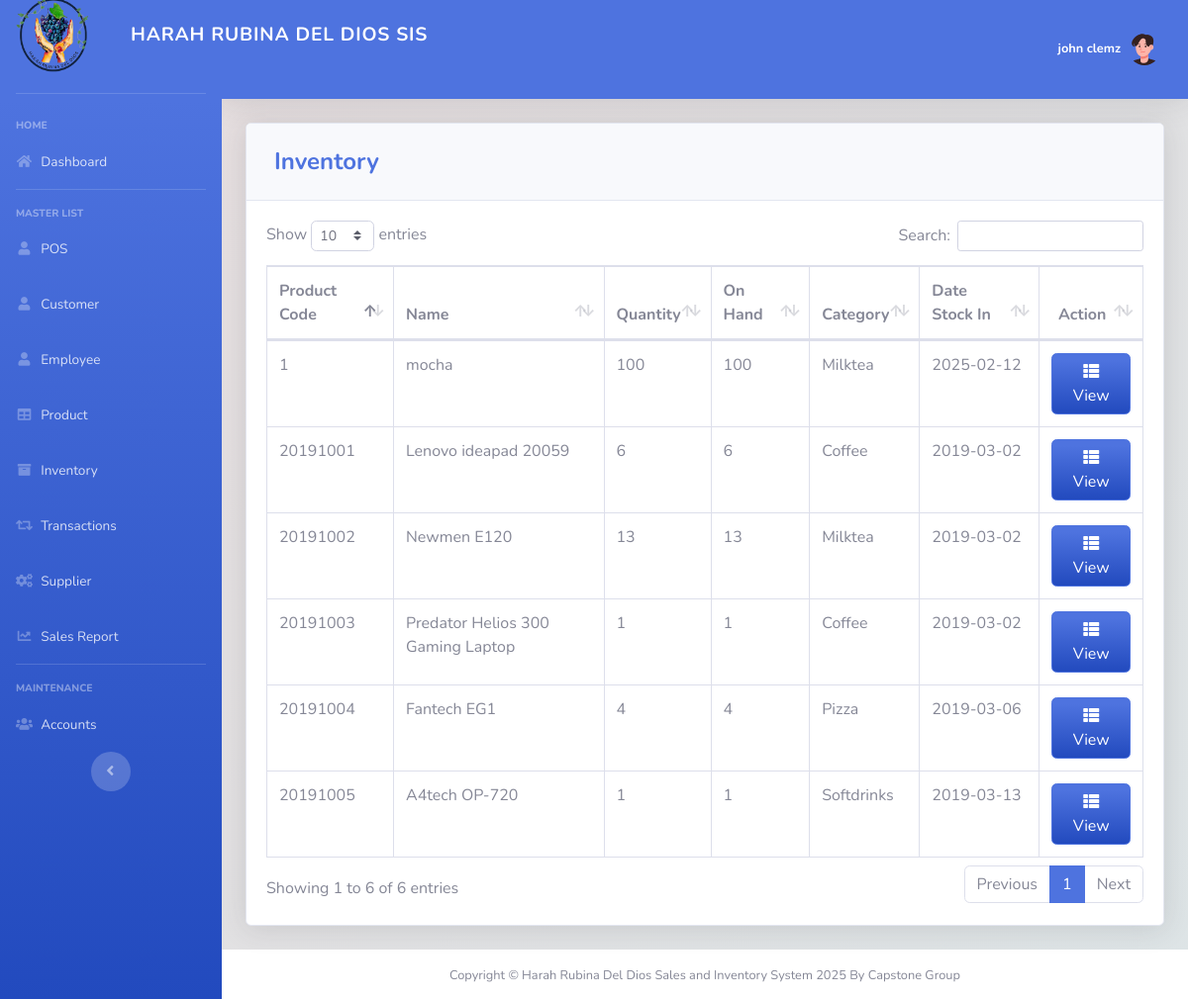
Page /pages/inventory.php (signed in) on the committed database.
### tables this page shows
CREATE TABLE `product` (
  `PRODUCT_ID` int(11) NOT NULL,
  `PRODUCT_CODE` varchar(20) NOT NULL,
  `NAME` varchar(50) DEFAULT NULL,
  `DESCRIPTION` varchar(250) NOT NULL,
  `QTY_STOCK` int(50) DEFAULT NULL,
  `ON_HAND` int(250) NOT NULL,
  `PRICE` int(50) DEFAULT NULL,
  `CATEGORY_ID` int(11) DEFAULT NULL,
  `SUPPLIER_ID` int(11) DEFAULT NULL,
  `DATE_STOCK_IN` varchar(50) NOT NULL
);

CREATE TABLE `category` (
  `CATEGORY_ID` int(11) NOT NULL,
  `CNAME` varchar(50) DEFAULT NULL
);

### pages/inventory.php (the view, shortened to what this page needs)
<?php
include'../includes/connection.php';
include'../includes/sidebar.php';
?>
            <div class="card shadow mb-4">
            <div class="card-header py-3">
              <h4 class="m-2 font-weight-bold text-primary">Inventory</h4>
            </div>
            <div class="card-body">
              <div class="table-responsive">
                <table class="table table-bordered" id="dataTable" width="100%" cellspacing="0">
               <thead>
                   <tr>
                     <th>Product Code</th>
                     <th>Name</th>
                     <th>Quantity</th>
                     <th>On Hand</th>
                     <th>Category</th>
                     <th>Date Stock In</th>
                     <th style="text-align: center;">Action</th>
                   </tr>
               </thead>
          <tbody>
<?php
    $query = 'SELECT PRODUCT_ID, PRODUCT_CODE, NAME, COUNT(`QTY_STOCK`) AS "QTY_STOCK", COUNT(`ON_HAND`) AS "ON_HAND", CNAME, DATE_STOCK_IN FROM product p join category c on p.CATEGORY_ID=c.CATEGORY_ID GROUP BY PRODUCT_CODE';
        $result = mysqli_query($db, $query) or die (mysqli_error($db));
            while ($row = mysqli_fetch_assoc($result)) {
                echo '<tr>';
                echo '<td>'. $row['PRODUCT_CODE'].'</td>';
                echo '<td>'. $row['NAME'].'</td>';
                echo '<td>'. $row['QTY_STOCK'].'</td>';
                echo '<td>'. $row['ON_HAND'].'</td>';
                echo '<td>'. $row['CNAME'].'</td>';
                echo '<td>'. $row['DATE_STOCK_IN'].'</td>';
                      echo '<td align="center">
                              <a type="button" class="btn btn-primary bg-gradient-primary" href="inv_searchfrm.php?action=edit & id='.$row['PRODUCT_CODE'] . '"><i class="fas fa-fw fa-th-list"></i> View</a>
                          </div> </td>';
                        }
?>
                        </div>
<?php
include'../includes/footer.php';
?>

### includes/sidebar.php (shortened to what this page needs)
<!DOCTYPE html>
<html lang="en">
<head>
  <link href="../vendor/fontawesome-free/css/all.min.css" rel="stylesheet" type="text/css">
  <link href="../css/sb-admin-2.min.css" rel="stylesheet">
  <link href="../vendor/datatables/dataTables.bootstrap4.min.css" rel="stylesheet">
</head>
<body id="page-top">
  <div id="wrapper">
    <ul class="navbar-nav bg-gradient-primary sidebar sidebar-dark accordion" id="accordionSidebar" style="width: 100px;">
    <a class="sidebar-brand d-flex align-items-center" href="index.php" style="display: flex; flex-direction: row; gap: 40px;">
    <div class="sidebar-brand-icon">
        <img src="../img/logos.png" alt="Brand Logo" style="width: 76px; height: 76px;">
    </div>
    <div class="sidebar-brand-text" style="display: flex; align-items: center; font-size: larger; font-weight: bold; white-space: nowrap;">
        Harah Rubina Del Dios SIS
    </div>
        </a>
      <br>
    <hr class="sidebar-divider my-0">
      <br>
    <div class="sidebar-heading">
        HOME
    </div>
    <li class="nav-item">
        <a class="nav-link" href="index.php">
            <i class="fas fa-fw fa-home"></i>
            <span>Dashboard</span>
        </a>
    </li>
    <hr class="sidebar-divider">
    <div class="sidebar-heading">
        MASTER LIST
    </div>
            <li class="nav-item">
        <a class="nav-link" href="pos.php">
            <i class="fas fa-fw fa-user"></i>
            <span>POS</span>
        </a>
    </li>
    <li class="nav-item">
        <a class="nav-link" href="customer.php">
            <i class="fas fa-fw fa-user"></i>
            <span>Customer</span>
        </a>
    </li>
    <li class="nav-item">
        <a class="nav-link" href="employee.php">
            <i class="fas fa-fw fa-user"></i>
            <span>Employee</span>
        </a>
    </li>
    <li class="nav-item">
        <a class="nav-link" href="product.php">
            <i class="fas fa-fw fa-table"></i>
            <span>Product</span>
        </a>
    </li>
    <li class="nav-item">
        <a class="nav-link" href="inventory.php">
            <i class="fas fa-fw fa-archive"></i>
            <span>Inventory</span>
        </a>
    </li>
    <li class="nav-item">
        <a class="nav-link" href="transaction.php">
            <i class="fas fa-fw fa-retweet"></i>
            <span>Transactions</span>
        </a>
    </li>
    <li class="nav-item">
        <a class="nav-link" href="supplier.php">
            <i class="fas fa-fw fa-cogs"></i>
            <span>Supplier</span>
        </a>
    </li>
    <li class="nav-item">
    <a class="nav-link" href="sales_report.php">
        <i class="fas fa-fw fa-chart-line"></i>
            <span>Sales Report</span>
        </a>
    </li>
    <hr class="sidebar-divider d-none d-md-block">
    <div class="sidebar-heading">
        MAINTENANCE
    </div>
    <li class="nav-item">
        <a class="nav-link" href="user.php">
            <i class="fas fa-fw fa-users"></i>
            <span>Accounts</span>
        </a>
    </li>
         <div class="text-center d-none d-md-inline">
        <button class="rounded-circle border-0" id="sidebarToggle"></button>
          </div>
  </ul>
    <?php include_once 'topbar.php'; ?>

### includes/topbar.php (shortened to what this page needs)
<div id="content-wrapper" class="d-flex flex-column" style="background: linear-gradient(135deg,rgb(230, 222, 223),rgb(221, 228, 230));">
  <div id="content">
    <nav class="navbar navbar-expand navbar-light bg-primary topbar mb-4 static-top shadow" style="height: 100px;">
      <ul class="navbar-nav ml-auto">
        <li class="nav-item dropdown no-arrow">
          <a class="nav-link dropdown-toggle" href="#" id="userDropdown" role="button" data-toggle="dropdown" aria-haspopup="true" aria-expanded="false">
          <span class="mr-2 d-none d-lg-inline small" style="color: white; font-weight: bold;"><?php echo  $_SESSION['FIRST_NAME']. ' '.$_SESSION['LAST_NAME'] ;?></span>
            <img class="img-profile rounded-circle"
            <?php
              if($_SESSION['GENDER']=='Male'){
                echo 'src="../img/boy.png"';
              }else{
                echo 'src="../img/girl.png"';
              }
            ?>>
          </a>
        </li>
      </ul>
    </nav>
    <div class="container-fluid">

### includes/footer.php (shortened to what this page needs)
      <footer class="sticky-footer bg-white" style="height: 50px; padding: 10px 0;">
        <div class="container my-auto">
        <div class="copyright text-center margin-botton" style="background-color:rgb(255, 255, 255); padding: 10px 0; text-align: center; width: 100%;">
          <span>Copyright © Harah Rubina Del Dios Sales and Inventory System 2025 By Capstone Group</span>
        </div>
        </div>
      </footer>
</body>
</html>

### rows in the picture
product: PRODUCT_CODE "1", NAME "mocha", QTY_STOCK "100", ON_HAND "100", CATEGORY_ID.CNAME "Milktea", DATE_STOCK_IN "2025-02-12"
product: PRODUCT_CODE "20191001", NAME "Lenovo ideapad 20059", QTY_STOCK "6", ON_HAND "6", CATEGORY_ID.CNAME "Coffee", DATE_STOCK_IN "2019-03-02"
product: PRODUCT_CODE "20191002", NAME "Newmen E120", QTY_STOCK "13", ON_HAND "13", CATEGORY_ID.CNAME "Milktea", DATE_STOCK_IN "2019-03-02"
product: PRODUCT_CODE "20191003", NAME "Predator Helios 300 Gaming Laptop", QTY_STOCK "1", ON_HAND "1", CATEGORY_ID.CNAME "Coffee", DATE_STOCK_IN "2019-03-02"
product: PRODUCT_CODE "20191004", NAME "Fantech EG1", QTY_STOCK "4", ON_HAND "4", CATEGORY_ID.CNAME "Pizza", DATE_STOCK_IN "2019-03-06"
product: PRODUCT_CODE "20191005", NAME "A4tech OP-720", QTY_STOCK "1", ON_HAND "1", CATEGORY_ID.CNAME "Softdrinks", DATE_STOCK_IN "2019-03-13"

### other values in the picture
$_SESSION['FIRST_NAME'] "john"
$_SESSION['LAST_NAME'] "clemz"
